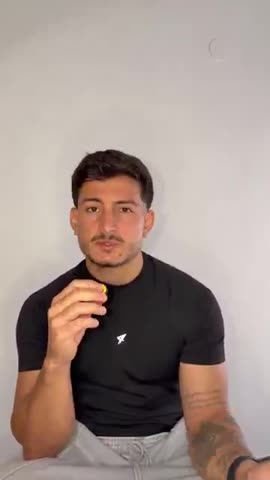
#> input picture planes-alumnos/_referencia Claude/camilo/plan_img/L09.jpg, 270 x 480 px
$ python extraer_paleta.py '../../../planes-alumnos/_referencia Claude/camilo/plan_img/L09.jpg'
#> lines starting #> are read from the running program, lines starting #| are printed output that depends on the picture
"""Extrae la paleta dominante de una imagen de referencia (lo que en la clase de
color se hace a mano con el cuentagotas de Pastel).

uso:  python extraer_paleta.py imagen.jpg [n_colores] [x0 y0 x1 y1] [--vivos]
  - n_colores (por defecto 6)
  - recorte opcional en píxeles para analizar solo una zona
  - --vivos: ignora negros, blancos y grises (saca los colores "de marca" de un
    fondo oscuro, p. ej. un logo neón sobre negro)
Imprime cada color como HEX + % de la imagen + tono/saturación/luminosidad y
guarda "<imagen>_paleta.png" con las muestras. Requiere Pillow.
"""
import colorsys
import sys
from pathlib import Path

from PIL import Image, ImageDraw, ImageFont


def main() -> None:
    args = [a for a in sys.argv[1:] if a != "--vivos"]
    vivid = "--vivos" in sys.argv
    src = Path(args[0])
    n = int(args[1]) if len(args) > 1 else 6
    im = Image.open(src).convert("RGB")
#> im is the input picture: PIL image 270x480 RGB; mean R, G, B 161.1, 144.5, 137.6
    if len(args) > 5:
        x0, y0, x1, y1 = (int(v) for v in args[2:6])
        im = im.crop((x0, y0, x1, y1))
    small = im.resize((200, round(200 * im.height / im.width)))
    if vivid:
        keep = []
        raw = small.tobytes()
        for i in range(0, len(raw), 3):
            r, g, b = raw[i], raw[i + 1], raw[i + 2]
            h, l, s = colorsys.rgb_to_hls(r / 255, g / 255, b / 255)
            if 0.12 < l < 0.92 and s > 0.3:
                keep.append((r, g, b))
        if keep:
            small = Image.new("RGB", (len(keep), 1))
            small.putdata(keep)
    q = small.quantize(colors=n, method=Image.Quantize.MEDIANCUT, kmeans=4)
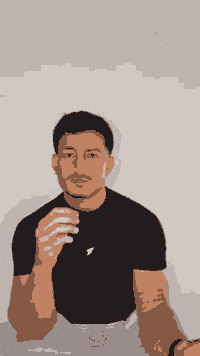
#> q: PIL image 200x356 P; mean R, G, B 161.1, 144.6, 137.5
    pal = q.getpalette()[: n * 3]
#> pal = [209, 200, 194, 190, 179, 174, 152, 141, 138, 193, 129, 99, 134, 89, 69, 35, 28, 30]
    counts = sorted(q.getcolors(), reverse=True)
#> counts = [(23445, 0), (18961, 1), (13088, 5), (5776, 4), (5539, 3), (4391, 2)]
    total = sum(c for c, _ in counts)
#> total = 71200
    rows = []
    for c, idx in counts:
        r, g, b = pal[idx * 3: idx * 3 + 3]
        h, l, s = colorsys.rgb_to_hls(r / 255, g / 255, b / 255)
        rows.append((f"#{r:02X}{g:02X}{b:02X}", 100 * c / total, round(h * 360), round(s * 100), round(l * 100), (r, g, b)))
#> this loop made 6 passes
#> (c, idx, r, g, b, h, l, s) on passes 1 to 6: (23445, 0, 209, 200, 194, 0.0667, 0.79, 0.14), (18961, 1, 190, 179, 174, 0.0521, 0.714, 0.11), (13088, 5, 35, 28, 30, 0.952, 0.124, 0.111), (5776, 4, 134, 89, 69, 0.0513, 0.398, 0.32), (5539, 3, 193, 129, 99, 0.0532, 0.573, 0.431), (4391, 2, 152, 141, 138, 0.0357, 0.569, 0.0636)
#> after the loop, rows = 6 items
    for hx, pct, h, s, l, _ in rows:
        print(f"{hx}  {pct:5.1f}%  tono {h:3d}°  sat {s:3d}%  lum {l:3d}%")
#> this loop made 6 passes
#> (hx, pct, h, s, l) on passes 1 to 6: ('#D1C8C2', 32.93, 24, 14, 79), ('#BEB3AE', 26.63, 19, 11, 71), ('#231C1E', 18.38, 343, 11, 12), ('#865945', 8.11, 18, 32, 40), ('#C18163', 7.78, 19, 43, 57), ('#988D8A', 6.17, 13, 6, 57)
#| #D1C8C2   32.9%  tono  24°  sat  14%  lum  79%
#| #BEB3AE   26.6%  tono  19°  sat  11%  lum  71%
#| #231C1E   18.4%  tono 343°  sat  11%  lum  12%
#| #865945    8.1%  tono  18°  sat  32%  lum  40%
#| #C18163    7.8%  tono  19°  sat  43%  lum  57%
#| #988D8A    6.2%  tono  13°  sat   6%  lum  57%
    sw = Image.new("RGB", (160 * len(rows), 200), "white")
#> sw: PIL image 960x200 RGB; every value is 255
    d = ImageDraw.Draw(sw)
    font = ImageFont.truetype(r"C:\Windows\Fonts\arialbd.ttf", 20)
    for k, (hx, pct, *_rest, rgb) in enumerate(rows):
        d.rectangle((k * 160, 0, k * 160 + 158, 150), fill=rgb)
        d.text((k * 160 + 8, 158), hx, fill="black", font=font)
        d.text((k * 160 + 8, 178), f"{pct:.0f}%", fill="gray", font=font)
#> this loop made 6 passes
#> (hx, pct, _rest, rgb) on passes 1 to 6: ('#D1C8C2', 32.93, [24, 14, 79], (209, 200, 194)), ('#BEB3AE', 26.63, [19, 11, 71], (190, 179, 174)), ('#231C1E', 18.38, [343, 11, 12], (35, 28, 30)), ('#865945', 8.11, [18, 32, 40], (134, 89, 69)), ('#C18163', 7.78, [19, 43, 57], (193, 129, 99)), ('#988D8A', 6.17, [13, 6, 57], (152, 141, 138))
    out = src.with_name(src.stem + "_paleta.png")
    sw.save(out)
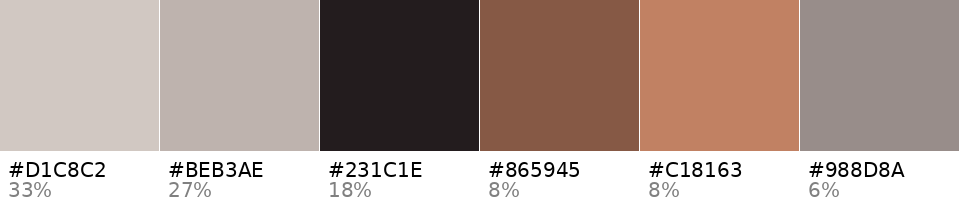
#> saved as L09_paleta.png: PIL image 960x200 RGB; mean R, G, B 173.2, 154.9, 147.1
    print(out)


if __name__ == "__main__":
    main()

$ run again, on planes-alumnos/_referencia Claude/camilo/plan_img/L17.jpg
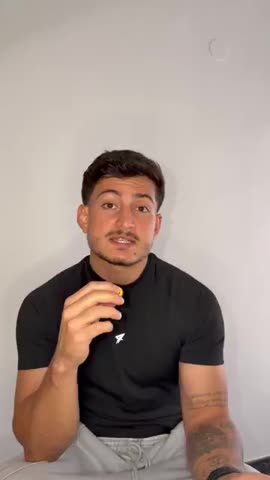
#> input picture planes-alumnos/_referencia Claude/camilo/plan_img/L17.jpg, 270 x 480 px
#> in main, im is the input picture: PIL image 270x480 RGB; mean R, G, B 160.8, 144.3, 136.7
#> in main, `q = small.quantize(colors=n, method=Image.Quantize.MEDIANCUT, kmeans=4)`:
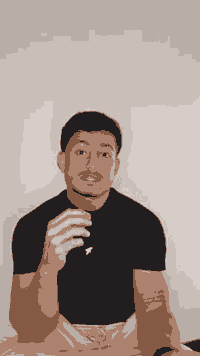
#> q: PIL image 200x356 P; mean R, G, B 160.9, 144.4, 136.9
#> pal = [215, 205, 200, 202, 191, 184, 185, 173, 167, 172, 130, 111, 134, 89, 69, 34, 29, 30]
#> counts = [(19792, 1), (13122, 5), (12302, 2), (11517, 0), (8460, 3), (6007, 4)]
#> total = 71200
#> the loop in main, `for c, idx in counts:` made 6 passes
#> (c, idx, r, g, b, h, l, s) on passes 1 to 6: (19792, 1, 202, 191, 184, 0.0648, 0.757, 0.145), (13122, 5, 34, 29, 30, 0.967, 0.124, 0.0794), (12302, 2, 185, 173, 167, 0.0556, 0.69, 0.114), (11517, 0, 215, 205, 200, 0.0556, 0.814, 0.158), (8460, 3, 172, 130, 111, 0.0519, 0.555, 0.269), (6007, 4, 134, 89, 69, 0.0513, 0.398, 0.32)
#> after the loop in main, `for c, idx in counts:`: rows = 6 items
#> the loop in main, `for hx, pct, h, s, l, _ in rows:` made 6 passes
#> (hx, pct, h, s, l) on passes 1 to 6: ('#CABFB8', 27.8, 23, 15, 76), ('#221D1E', 18.43, 348, 8, 12), ('#B9ADA7', 17.28, 20, 11, 69), ('#D7CDC8', 16.18, 20, 16, 81), ('#AC826F', 11.88, 19, 27, 55), ('#865945', 8.44, 18, 32, 40)
#> (printed output is left out)
#> sw: PIL image 960x200 RGB; every value is 255
#> the loop in main, `for k, (hx, pct, *_rest, rgb) in enumerate(rows):` made 6 passes
#> (hx, pct, _rest, rgb) on passes 1 to 6: ('#CABFB8', 27.8, [23, 15, 76], (202, 191, 184)), ('#221D1E', 18.43, [348, 8, 12], (34, 29, 30)), ('#B9ADA7', 17.28, [20, 11, 69], (185, 173, 167)), ('#D7CDC8', 16.18, [20, 16, 81], (215, 205, 200)), ('#AC826F', 11.88, [19, 27, 55], (172, 130, 111)), ('#865945', 8.44, [18, 32, 40], (134, 89, 69))
#> in main, `sw.save(out)`:
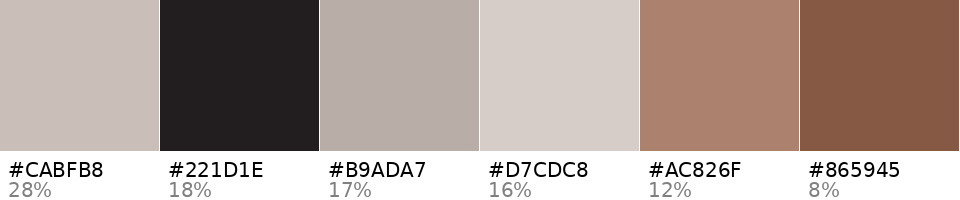
#> saved as L17_paleta.png: PIL image 960x200 RGB; mean R, G, B 176.8, 161.1, 154.1
